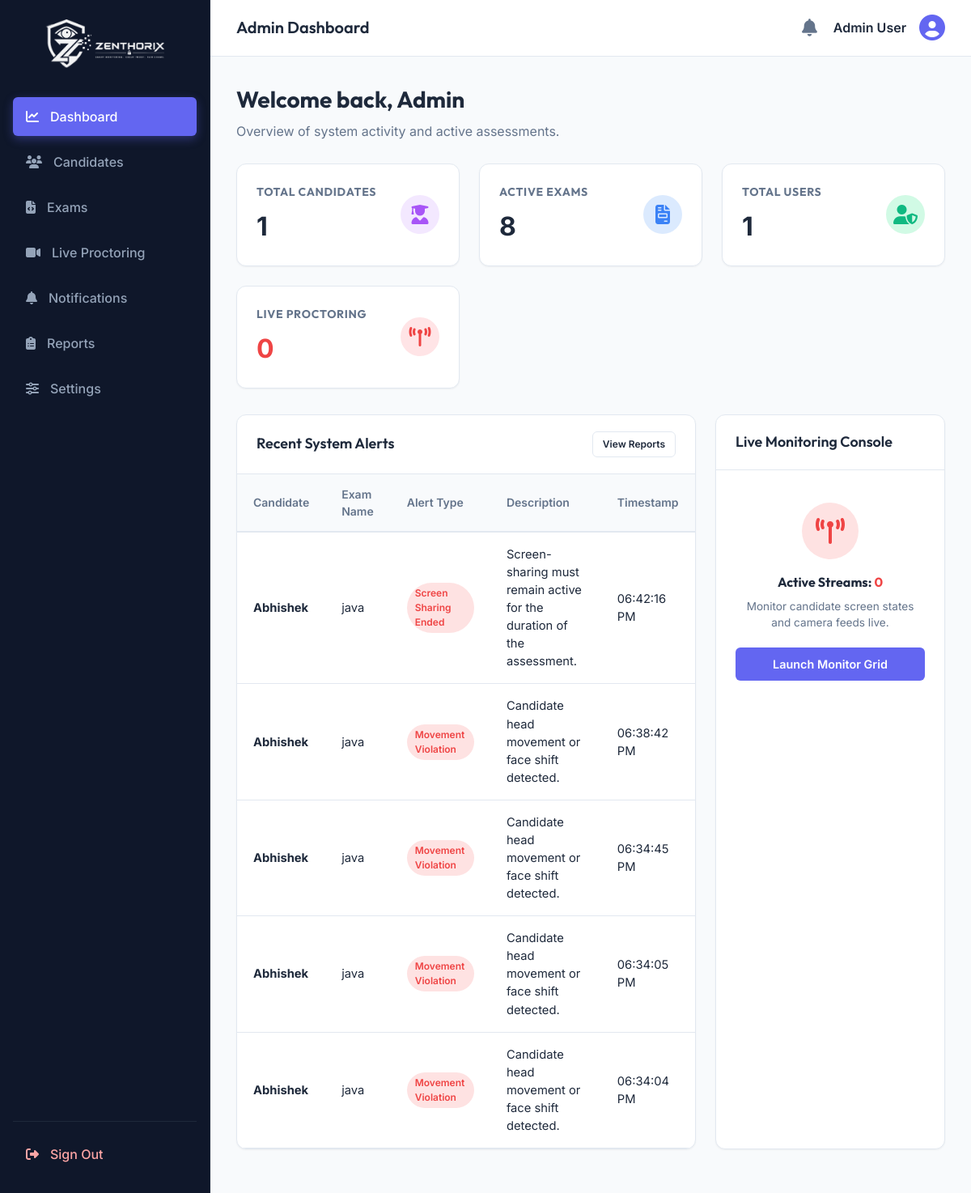
The app's page /admin/dashboard (signed in), older data.
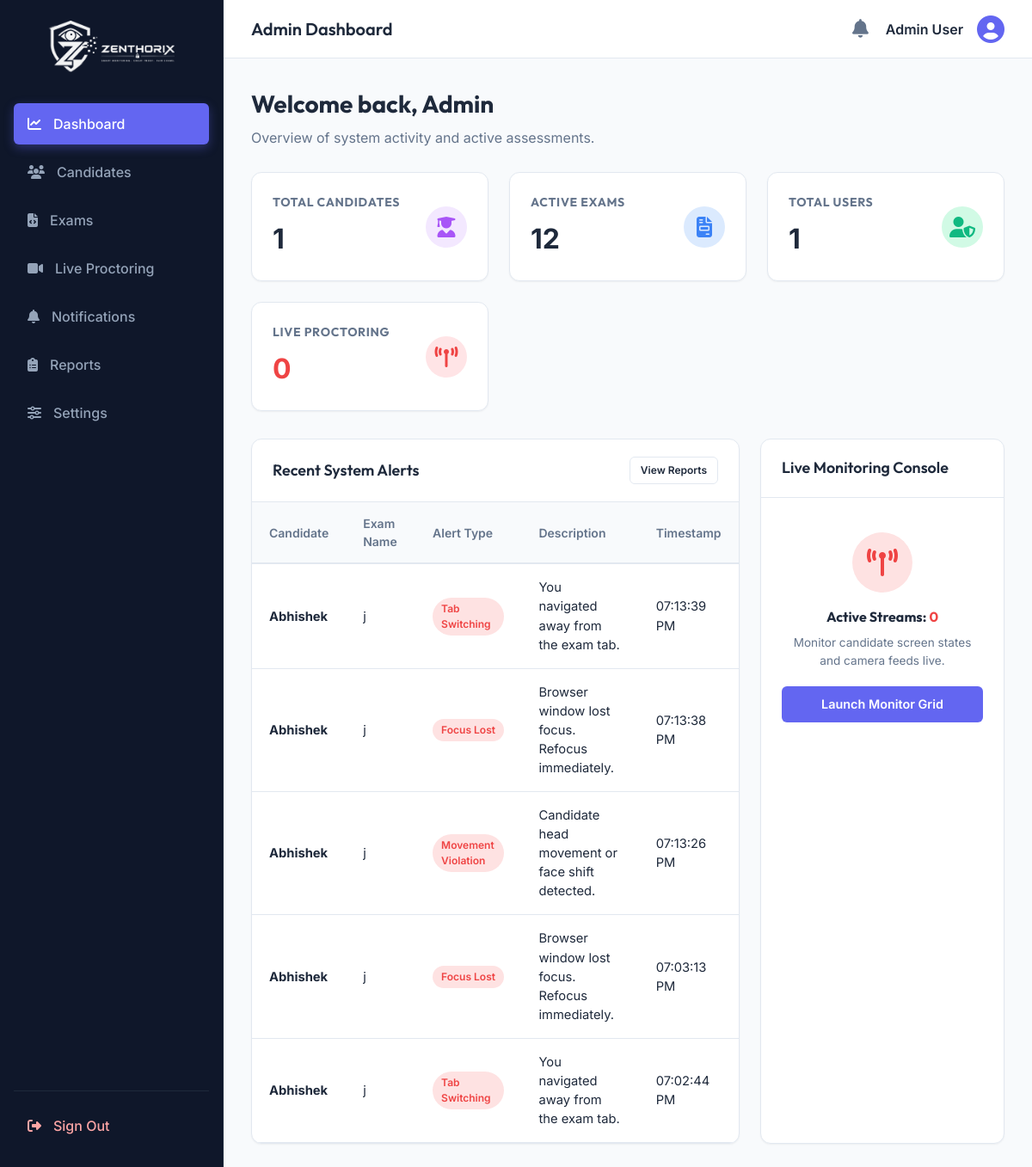
The same page, newer data.
### tables this page shows
CREATE TABLE proctor_logs (
                id INTEGER PRIMARY KEY AUTOINCREMENT,
                attempt_id INTEGER NOT NULL,
                timestamp TEXT NOT NULL,
                alert_type TEXT NOT NULL,
                description TEXT NOT NULL,
                FOREIGN KEY (attempt_id) REFERENCES exam_attempts (id)
            );

CREATE TABLE users (
                id INTEGER PRIMARY KEY AUTOINCREMENT,
                name TEXT NOT NULL,
                email TEXT UNIQUE NOT NULL,
                password TEXT NOT NULL,
                role TEXT NOT NULL,
                status TEXT NOT NULL DEFAULT 'pending'
            );

CREATE TABLE exams (
                id INTEGER PRIMARY KEY AUTOINCREMENT,
                name TEXT NOT NULL,
                duration_mins INTEGER NOT NULL,
                total_marks INTEGER NOT NULL,
                rules_json TEXT NOT NULL,
                questions_json TEXT NOT NULL,
                status TEXT DEFAULT 'published'
            );

### app.py (the view)
@app.route('/admin/dashboard')
def admin_dashboard():
    if session.get('role') != 'admin':
        return redirect(url_for('login'))
    db = get_db()
    cursor = db.cursor()
    cursor.execute("SELECT COUNT(*) FROM users WHERE role = 'student'")
    total_candidates = cursor.fetchone()[0]
    cursor.execute("SELECT COUNT(*) FROM exams")
    total_exams = cursor.fetchone()[0]
    cursor.execute("SELECT COUNT(*) FROM users WHERE role = 'admin'")
    total_users = cursor.fetchone()[0]
    cursor.execute("SELECT COUNT(*) FROM exam_attempts WHERE status = 'submitted'")
    total_results = cursor.fetchone()[0]
    cursor.execute('''
        SELECT l.*, u.name as candidate_name, e.name as exam_name
        FROM proctor_logs l
        JOIN exam_attempts a ON l.attempt_id = a.id
        JOIN users u ON a.user_id = u.id
        JOIN exams e ON a.exam_id = e.id
        ORDER BY l.id DESC LIMIT 5
    ''')
    recent_alerts = cursor.fetchall()
    now = time.time()
    cursor.execute("SELECT COUNT(*) FROM live_sessions WHERE last_ping > ?", (now - 10,))
    active_live = cursor.fetchone()[0]
    return render_template('admin_dashboard.html',
                           total_candidates=total_candidates,
                           total_exams=total_exams,
                           total_users=total_users,
                           total_results=total_results,
                           recent_alerts=recent_alerts,
                           active_live=active_live)

### app.py (called while the page is built)
def get_db():
    db = getattr(g, '_database', None)
    if db is None:
        db = g._database = sqlite3.connect(DATABASE)
        db.row_factory = sqlite3.Row
    return db

@app.teardown_appcontext
def close_connection(exception):
    db = getattr(g, '_database', None)
    if db is not None:
        db.close()

### templates/admin_dashboard.html (shortened to what the changed rows need)
{% extends 'base.html' %}
{% block content %}
<div class="page-header">
    <h1>Welcome back, Admin</h1>
</div>
<div class="stats-grid">
    <div class="stat-card">
        <div class="stat-info">
            <h3>Active Exams</h3>
            <div class="stat-value">{{ total_exams }}</div>
        </div>
    </div>
</div>
<div class="dashboard-grid">
    <div class="card">
        <div class="card-body" style="padding: 0;">
            <div class="table-responsive">
                <table class="table">
                    <thead>
                        <tr>
                            <th>Candidate</th>
                            <th>Exam Name</th>
                            <th>Alert Type</th>
                            <th>Description</th>
                            <th>Timestamp</th>
                        </tr>
                    </thead>
                    <tbody>
                        {% if recent_alerts %}
                            {% for alert in recent_alerts %}
                                <tr>
                                    <td><strong>{{ alert.candidate_name }}</strong></td>
                                    <td>{{ alert.exam_name }}</td>
                                    <td>
                                        <span class="badge badge-danger">
                                            {{ alert.alert_type }}
                                        </span>
                                    </td>
                                    <td>{{ alert.description }}</td>
                                    <td>{{ alert.timestamp }}</td>
                                </tr>
                            {% endfor %}
                        {% endif %}
                    </tbody>
                </table>
            </div>
        </div>
    </div>
</div>
{% endblock %}

Row changes from the older to the newer data that the page shows:
no longer on this page (row unchanged): proctor_logs: candidate_name "Abhishek", exam_name "java", alert_type "Screen Sharing Ended", description "Screen-sharing must remain active for the duration of the assessment.", timestamp "06:42:16 PM"
no longer on this page (row unchanged): proctor_logs: candidate_name "Abhishek", exam_name "java", alert_type "Movement Violation", description "Candidate head movement or face shift detected.", timestamp "06:38:42 PM"
no longer on this page (row unchanged): proctor_logs: candidate_name "Abhishek", exam_name "java", alert_type "Movement Violation", description "Candidate head movement or face shift detected.", timestamp "06:34:45 PM"
no longer on this page (row unchanged): proctor_logs: candidate_name "Abhishek", exam_name "java", alert_type "Movement Violation", description "Candidate head movement or face shift detected.", timestamp "06:34:05 PM"
no longer on this page (row unchanged): proctor_logs: candidate_name "Abhishek", exam_name "java", alert_type "Movement Violation", description "Candidate head movement or face shift detected.", timestamp "06:34:04 PM"
added proctor_logs: candidate_name "Abhishek", exam_name "j", alert_type "Tab Switching", description "You navigated away from the exam tab.", timestamp "07:13:39 PM"
added proctor_logs: candidate_name "Abhishek", exam_name "j", alert_type "Focus Lost", description "Browser window lost focus. Refocus immediately.", timestamp "07:13:38 PM"
added proctor_logs: candidate_name "Abhishek", exam_name "j", alert_type "Movement Violation", description "Candidate head movement or face shift detected.", timestamp "07:13:26 PM"
added proctor_logs: candidate_name "Abhishek", exam_name "j", alert_type "Focus Lost", description "Browser window lost focus. Refocus immediately.", timestamp "07:03:13 PM"
added proctor_logs: candidate_name "Abhishek", exam_name "j", alert_type "Tab Switching", description "You navigated away from the exam tab.", timestamp "07:02:44 PM"
Text that changed along with them:
{{ total_exams }}: "8" → "12"
